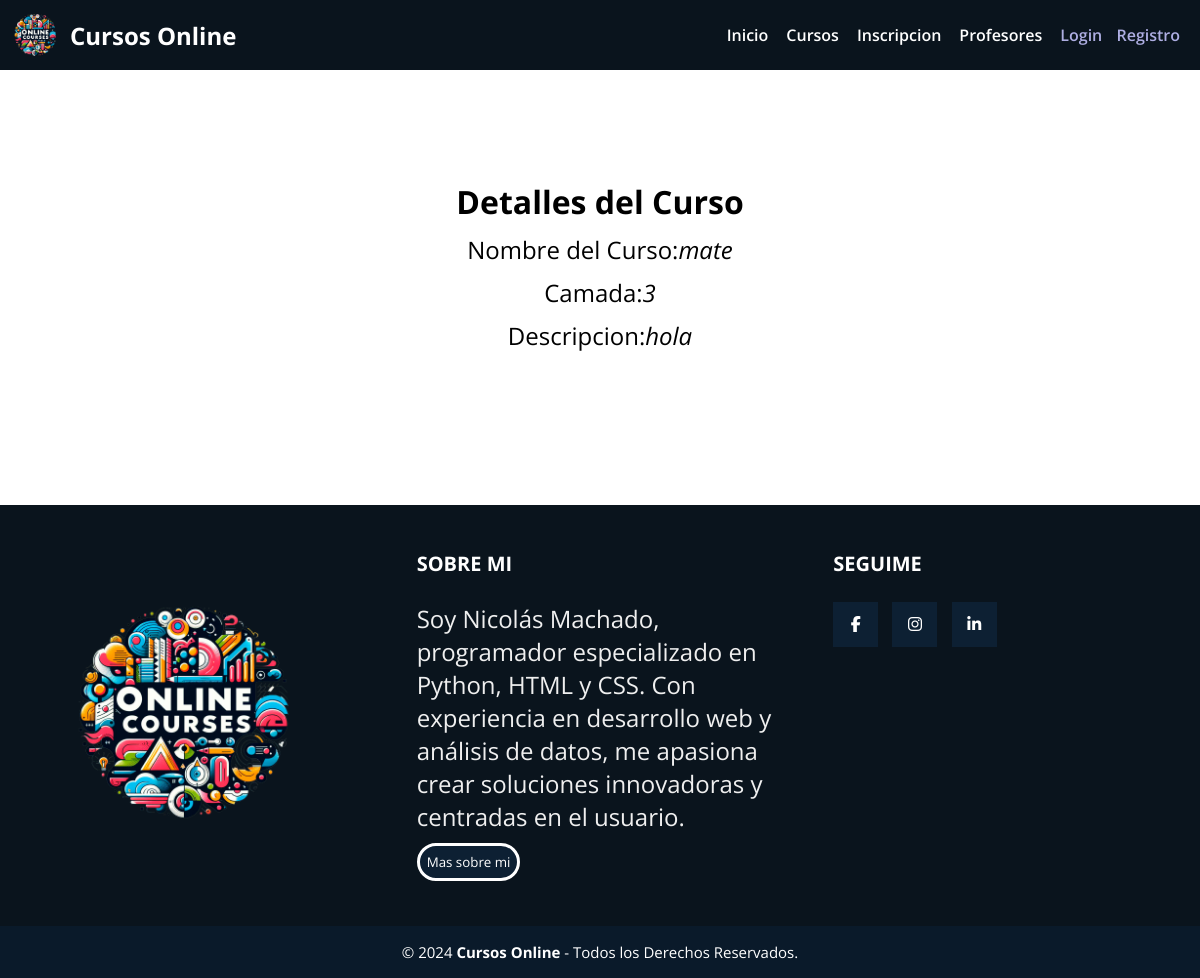
/cursos/3, run on an earlier commit of the app's database.
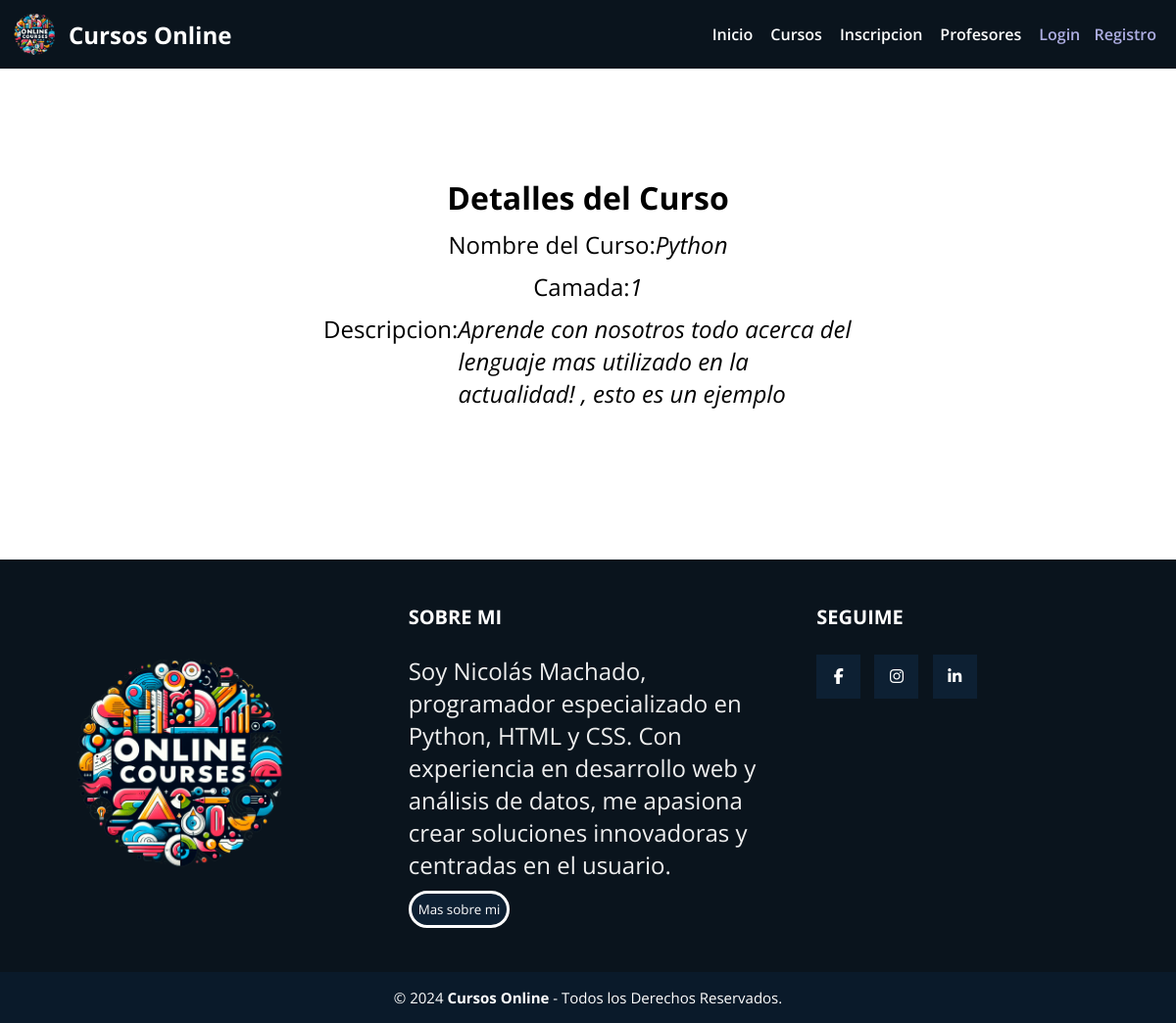
And on a later commit of the database.
### AppCoder/models.py (models this page shows, shortened)
class Curso(models.Model):
    nombre = models.CharField(max_length=40)
    camada = models.IntegerField()
    descripcion = models.TextField()  # Agrega este campo para la descripción

### AppCoder/views.py (the view)
# urls.py: path('cursos/<pk>', views.CursoDetailView.as_view(), name = "DetalleCurso"),
class CursoDetailView(DetailView):
    model = Curso
    template_name = "AppCoder/curso_detalle.html"

### AppCoder/templates/AppCoder/curso_detalle.html (shortened to what this page needs)
{% extends 'AppCoder/padre.html' %}
{% load static %}
{% block contenidoQueCambia %}
<div class="relleno">
<h1>Detalles del Curso</h1>
<p>Nombre del Curso: <i> {{curso.nombre}} </i></p>
<p>Camada: <i> {{curso.camada}} </i></p>
<p>Descripcion: <i> {{curso.descripcion}} </i></p>
<p>
    <a href="{% url 'ListaCursos' %}">Regresar</a>
</p>
</div>
{% endblock contenidoQueCambia %}

What changed in the data, as far as the page shows it:
changed Curso: nombre "mate" → "Python"; camada "3" → "1"; descripcion "hola" → "Aprende con nosotros todo acerca del lenguaje mas utilizado en la actualidad! , esto es un ejemplo"
